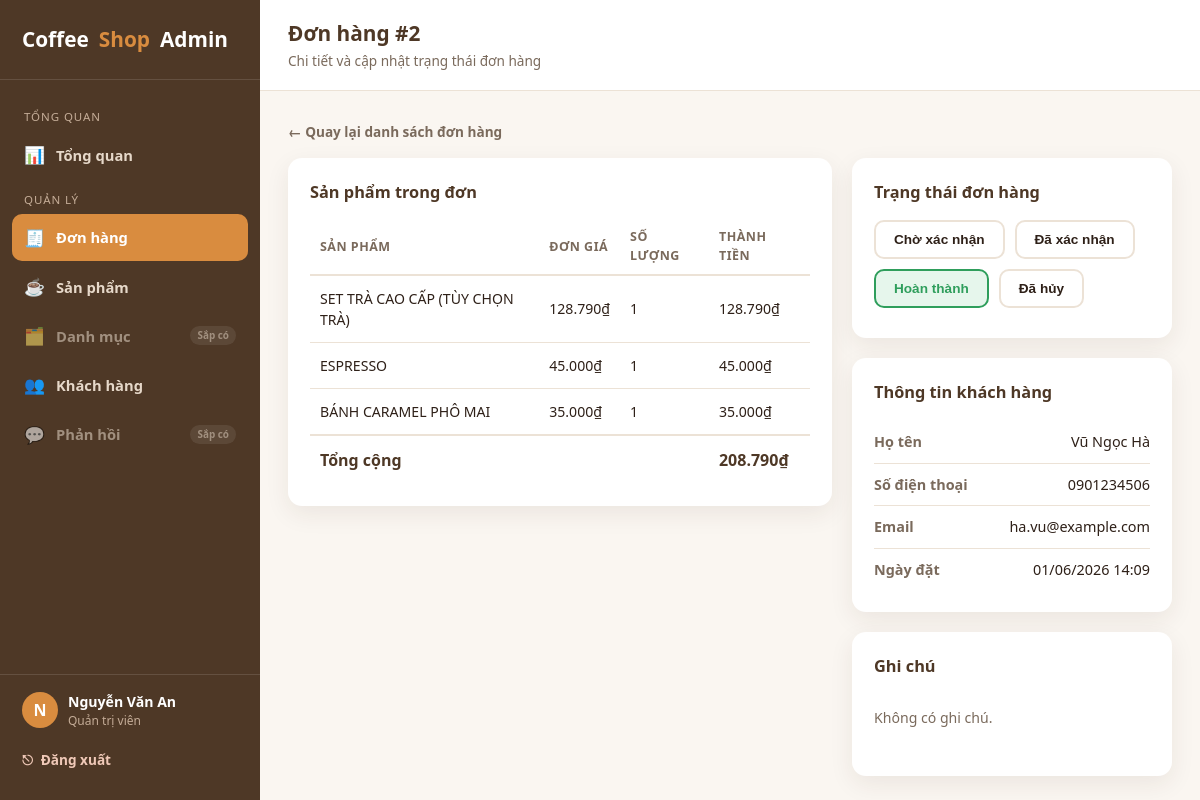
The page /admin/orders/2 (signed in) on the database its author committed.
### tables this page shows
CREATE TABLE orders (
    id INTEGER PRIMARY KEY AUTOINCREMENT,
    user_id INTEGER,
    customer_name TEXT NOT NULL,
    customer_email TEXT,
    customer_phone TEXT,
    status TEXT NOT NULL DEFAULT 'pending',
    total_amount INTEGER NOT NULL DEFAULT 0,
    note TEXT,
    created_at TEXT NOT NULL,
    FOREIGN KEY (user_id) REFERENCES user (id)
);

CREATE TABLE order_item (
    id INTEGER PRIMARY KEY AUTOINCREMENT,
    order_id INTEGER NOT NULL,
    product_id INTEGER,
    product_name TEXT NOT NULL,
    price INTEGER NOT NULL,
    quantity INTEGER NOT NULL,
    FOREIGN KEY (order_id) REFERENCES orders (id),
    FOREIGN KEY (product_id) REFERENCES product (id)
);

### app.py (the view)
@app.route("/admin/orders/<int:order_id>")
@admin_required
def admin_order_detail(order_id):
    db = get_db()
    order = db.execute("SELECT * FROM orders WHERE id = ?", (order_id,)).fetchone()
    if order is None:
        abort(404)
    items = db.execute("SELECT * FROM order_item WHERE order_id = ? ORDER BY id", (order_id,)).fetchall()
    return render_template(
        "admin/order_detail.html",
        order=order,
        items=items,
        active_page="orders",
    )

### app.py (called while the page is built)
def get_db():
    if "db" not in g:
        g.db = sqlite3.connect(DB_PATH)
        g.db.row_factory = sqlite3.Row
    return g.db

@app.template_filter("vnd")
def format_vnd(value):
    try:
        value = int(value)
    except (TypeError, ValueError):
        return value
    return f"{value:,.0f}".replace(",", ".") + "₫"

@app.template_filter("datetimevi")
def format_datetimevi(value):
    try:
        dt = datetime.fromisoformat(value)
    except (TypeError, ValueError):
        return value
    return dt.strftime("%d/%m/%Y %H:%M")

@app.context_processor
def inject_order_status_meta():
    return {"ORDER_STATUSES": ORDER_STATUSES, "ORDER_STATUS_LABELS": ORDER_STATUS_LABELS}

def admin_required(view):
    @wraps(view)
    def wrapped(*args, **kwargs):
        if not session.get("is_admin"):
            return redirect(url_for("admin_login", next=request.path))
        return view(*args, **kwargs)
    return wrapped

### templates/admin/order_detail.html (shortened to what this page needs)
{% extends "admin/base.html" %}
{% block page_title %}Đơn hàng #{{ order.id }}{% endblock %}
{% block page_subtitle %}Chi tiết và cập nhật trạng thái đơn hàng{% endblock %}
{% block content %}
<a href="{{ url_for('admin_orders') }}" class="back-link">← Quay lại danh sách đơn hàng</a>
<div class="order-detail-grid">
  <div class="admin-panel">
    <h2 class="admin-panel-title">Sản phẩm trong đơn</h2>
    <table class="admin-table order-items-table">
      <thead>
        <tr>
          <th>Sản phẩm</th>
          <th>Đơn giá</th>
          <th>Số lượng</th>
          <th>Thành tiền</th>
        </tr>
      </thead>
      <tbody>
        {% for item in items %}
        <tr>
          <td>{{ item.product_name }}</td>
          <td>{{ item.price | vnd }}</td>
          <td>{{ item.quantity }}</td>
          <td>{{ (item.price * item.quantity) | vnd }}</td>
        </tr>
        {% endfor %}
        <tr class="order-total-row">
          <td colspan="3">Tổng cộng</td>
          <td>{{ order.total_amount | vnd }}</td>
        </tr>
      </tbody>
    </table>
  </div>
  <div>
    <div class="admin-panel" style="margin-bottom: 20px;">
      <h2 class="admin-panel-title">Trạng thái đơn hàng</h2>
      <div class="status-btn-group">
        {% for s in ORDER_STATUSES %}
        <form method="POST" action="{{ url_for('admin_order_status', order_id=order.id) }}">
          <button type="submit" class="status-btn {{ s }} {{ 'is-current' if order.status == s else '' }}" {{ 'disabled' if order.status == s else '' }}>
            {{ ORDER_STATUS_LABELS[s] }}
          </button>
        </form>
        {% endfor %}
      </div>
    </div>
    <div class="admin-panel" style="margin-bottom: 20px;">
      <h2 class="admin-panel-title">Thông tin khách hàng</h2>
      <div class="info-row">
        <span class="label">Họ tên</span>
        <span class="value">{{ order.customer_name }}</span>
      </div>
      <div class="info-row">
        <span class="label">Số điện thoại</span>
        <span class="value">{{ order.customer_phone or '—' }}</span>
      </div>
      <div class="info-row">
        <span class="label">Email</span>
        <span class="value">{{ order.customer_email or '—' }}</span>
      </div>
      <div class="info-row">
        <span class="label">Ngày đặt</span>
        <span class="value">{{ order.created_at | datetimevi }}</span>
      </div>
    </div>
    <div class="admin-panel">
      <h2 class="admin-panel-title">Ghi chú</h2>
      {% if order.note %}
      <div class="note-box">{{ order.note }}</div>
      {% else %}
      <p class="empty-hint">Không có ghi chú.</p>
      {% endif %}
    </div>
  </div>
</div>
{% endblock %}

### static/css/admin.css (style rules this page uses)
:root { --color-bg: #faf6f1; --color-surface: #ffffff; --color-primary: #6f4e37; --color-primary-dark: #4e3826; --color-accent: #d98c3f; --color-text: #2e2018; --color-text-muted: #7a6a5c; --color-border: #ece2d6; --color-success: #2f9e5c; --color-success-bg: #e6f6ec; --color-warning: #c07a12; --color-warning-bg: #fbf0dc; --color-danger: #c0392b; --color-danger-bg: #fbe9e7; --radius: 14px; --shadow: 0 8px 24px rgba(60, 40, 20, 0.08); --shadow-hover: 0 14px 32px rgba(60, 40, 20, 0.14); --transition: 0.2s ease; --sidebar-width: 260px; }
* { box-sizing: border-box; }
body.admin-body { margin: 0; font-family: "Segoe UI", "Helvetica Neue", Arial, sans-serif; background: var(--color-bg); color: var(--color-text); line-height: 1.5; }
a { text-decoration: none; color: inherit; }
.admin-panel { background: var(--color-surface); border-radius: var(--radius); box-shadow: var(--shadow); padding: 22px; }
.admin-panel-title { font-size: 1.02rem; font-weight: 700; color: var(--color-primary-dark); margin: 0 0 16px; }
.admin-table { width: 100%; border-collapse: collapse; font-size: 0.88rem; }
.admin-table th { text-align: left; color: var(--color-text-muted); font-weight: 600; font-size: 0.78rem; text-transform: uppercase; letter-spacing: 0.04em; padding: 8px 10px; border-bottom: 2px solid var(--color-border); }
.admin-table td { padding: 12px 10px; border-bottom: 1px solid var(--color-border); color: var(--color-text); }
.admin-table tr:last-child td { border-bottom: none; }
.empty-hint { color: var(--color-text-muted); font-size: 0.88rem; padding: 12px 0; }
.order-detail-grid { display: grid; grid-template-columns: 1.7fr 1fr; gap: 20px; align-items: start; }
.back-link { display: inline-flex; align-items: center; gap: 6px; font-size: 0.85rem; font-weight: 600; color: var(--color-text-muted); margin-bottom: 16px; }
.info-row { display: flex; justify-content: space-between; gap: 12px; padding: 10px 0; border-bottom: 1px solid var(--color-border); font-size: 0.9rem; }
.info-row:last-child { border-bottom: none; }
.info-row .label { color: var(--color-text-muted); font-weight: 600; }
.info-row .value { text-align: right; color: var(--color-text); }
.status-btn-group { display: flex; flex-wrap: wrap; gap: 10px; margin-bottom: 8px; }
.status-btn { padding: 10px 18px; border-radius: 10px; border: 2px solid var(--color-border); background: var(--color-surface); font-size: 0.85rem; font-weight: 700; cursor: pointer; color: var(--color-text); transition: all var(--transition); }
.status-btn:disabled { cursor: default; }
.status-btn.completed.is-current { background: var(--color-success-bg); border-color: var(--color-success); color: var(--color-success); }
.order-items-table td, .order-items-table th { vertical-align: middle; }
.order-total-row td { font-weight: 800; color: var(--color-primary-dark); font-size: 1rem; border-top: 2px solid var(--color-border); }

### rows shown on the page
orders: id "2", total_amount|vnd "208.790₫", customer_name "Vũ Ngọc Hà", customer_phone "0901234506", customer_email "ha.vu@example.com", created_at "01/06/2026 14:09"
order_item: product_name "SET TRÀ CAO CẤP (TÙY CHỌN TRÀ)", price|vnd "128.790₫", quantity "1", (item.price*item.quantity)|vnd "128.790₫"
order_item: product_name "ESPRESSO", price|vnd "45.000₫", quantity "1", (item.price*item.quantity)|vnd "45.000₫"
order_item: product_name "BÁNH CARAMEL PHÔ MAI", price|vnd "35.000₫", quantity "1", (item.price*item.quantity)|vnd "35.000₫"

### other values the page prints
{{ (session.get('admin_name') or 'A')[:1] | upper }} "N"
{{ session.get('admin_name') or 'Admin' }} "Nguyễn Văn An"
{{ ORDER_STATUS_LABELS[s] }} "Chờ xác nhận" "Đã xác nhận" "Hoàn thành" "Đã hủy"
